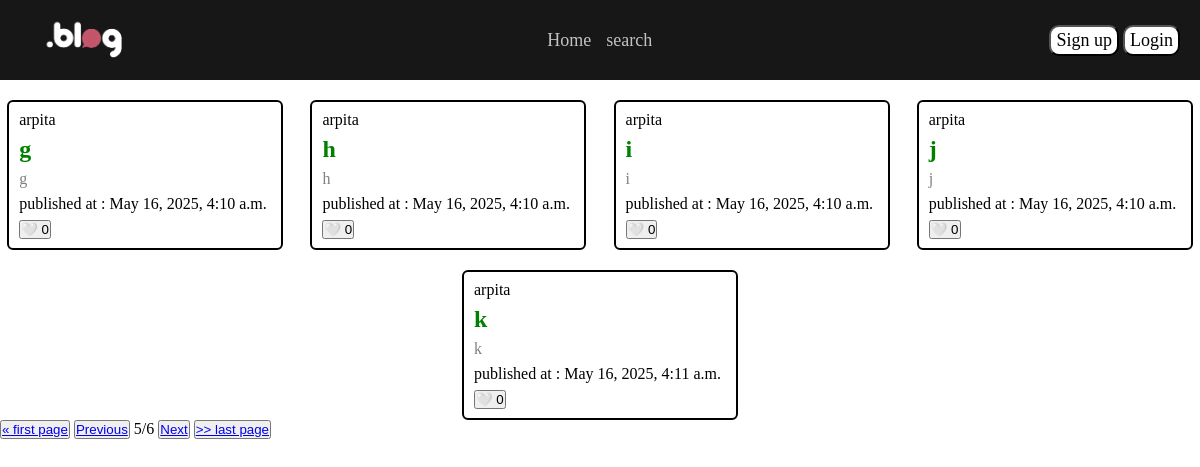
The app's page /?page=5 with its own data.
### basic/models.py (models this page shows, shortened)
class Blog(models.Model):
    title = models.CharField(max_length=100)
    content = models.TextField()
    is_published = models.BooleanField(default=False)
    created_at = models.DateTimeField(auto_now_add=True)
    like = models.IntegerField(default=0)
    user = models.ForeignKey(
        settings.AUTH_USER_MODEL,
        on_delete=models.CASCADE, # agar user delete hua to uske sarey blogs delete ho jayenge.
        default= None,
    )

### user/models.py (models this page shows)
class CustomUser(AbstractUser):
    email = models.EmailField(max_length=255,unique=True)

### basic/views.py (the view)
# urls.py: path('', home_view, name="home_view"),
def home_view(request):
    page_no = request.GET.get("page") or 1
    is_logged_in = check_login_view(request)
    data = Blog.objects.filter(is_published__exact = True).select_related('user')
    paginator = Paginator(data,5)
    page_blogs = paginator.get_page(page_no)
    if is_logged_in:
        profile = UserProfile.objects.get(user = request.user)
        dict = {
        "blogs": page_blogs,
        "is_logged_in" : is_logged_in,
        "liked_list" : json.loads(profile.liked_blog_ids)
    }
    else:
        dict = {
        "blogs": page_blogs,
        "is_logged_in" : is_logged_in
    }
    return render(request, 'basic/blogCard.html', context=dict)

### user/views.py (called while the page is built)
def check_login_view(request):
    if request.user.is_authenticated:
        return True
    else:
        return False

### basic/templates/basic/blogCard.html
{% extends "basic/base.html" %}
{% load static %}
{% block "styleSheet" %}
{{block.super}}
<link rel="stylesheet" href="{% static 'basic/css/blogCard.css' %}">
{% endblock "styleSheet" %}
{% block "mainContent" %}
<div class="blog-card-container">
{% include "basic/components/cards.html" %}
</div>
{% if blogs.has_previous %}
<button><a href="?page=1">&laquo; first page</a></button>
<button><a href="?page={{blogs.previous_page_number}}">Previous</a></button>
{% endif %}
<span>
    {{blogs.number}}/{{blogs.paginator.num_pages}}
</span>
{% if blogs.has_next %}
<button><a href="?page={{blogs.next_page_number}}">Next</a></button>
<button><a href="?page={{blogs.paginator.num_pages}}"> >> last page</a></button>
{% endif %}
{% endblock "mainContent" %}

### basic/templates/basic/components/cards.html (shortened to what this page needs)
{% for item in blogs %}
<div class="blog-card">
    {{item.user.username}}
    <h2 class='cursor-pointer'><a href="{% url 'blog_content_view' item.id 'no' %}">{{item.title}}</a></h2>
    <p>{{item.content|truncatewords:15}}</p>
    <span>published at : {{item.created_at}}</span>
    <form method='POST' action="{% url 'update_like_count_view' item.id %}">
        {% if item.id in liked_list %}
             <button type="submit">❤️ {{item.like}}</button>
        {% else %}
             <button type="submit">🤍 {{item.like}}</button>
        {% endif %}
    </form>
</div>
{% endfor %}

### basic/static/basic/css/home.css (style rules this page uses)
* { margin: 0; padding: 0; box-sizing: border-box; }
html, body { width: 100dvw; height: 100dvh; overflow-x: hidden !important; }
.cursor-pointer { cursor: pointer; }

### basic/static/basic/css/blogCard.css (style rules this page uses)
.blog-card-container { margin-top: 20px; display: flex; justify-content: space-evenly; flex-wrap: wrap; gap: 20px; }
.blog-card { display: flex; flex-direction: column; justify-content: space-around; width: 23%; height: 150px; border-radius: 6px; border: 2px solid black; padding: 5px 10px; }
.blog-card p { color: gray; }
.blog-card h2 a { color: green; text-decoration: none; }

### records on screen
Blog: user.username "arpita", title "g", content "g", created_at "May 16, 2025, 4:10 a.m.", like "0"
Blog: user.username "arpita", title "h", content "h", created_at "May 16, 2025, 4:10 a.m.", like "0"
Blog: user.username "arpita", title "i", content "i", created_at "May 16, 2025, 4:10 a.m.", like "0"
Blog: user.username "arpita", title "j", content "j", created_at "May 16, 2025, 4:10 a.m.", like "0"
Blog: user.username "arpita", title "k", content "k", created_at "May 16, 2025, 4:11 a.m.", like "0"

### other values on screen
{{ blogs.number }} "5"
{{ blogs.paginator.num_pages }} "6"
